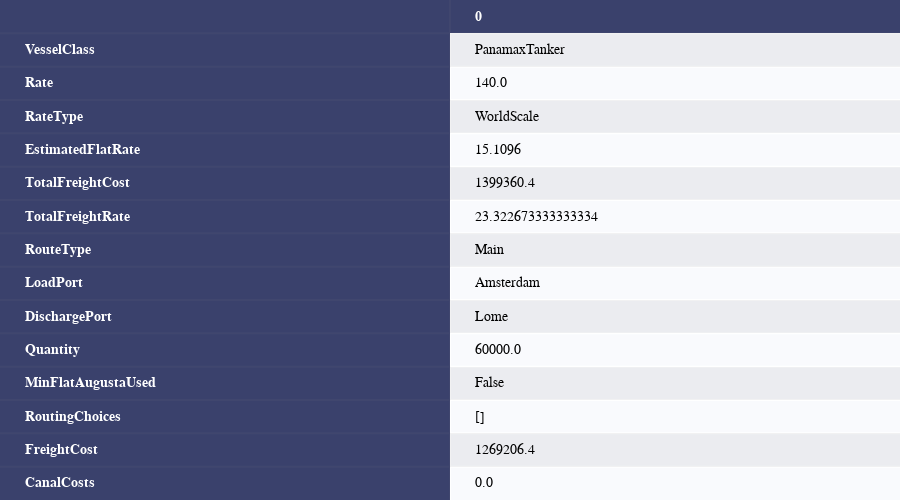

Notebook code for this chart:
### Markdown cell above
#### Get freight rates for specific ports and vessel class
In this example we retrieve today’s freight rate for Clean Panamax Amsterdam - Lome:

### Code cell
from signal_ocean.freight_rates.utils import create_dataframe
from signal_ocean.plots import styled_table, line_chart

amsterdam = fr_api.get_ports(PortFilter(name_like='Amsterdam'))[0]
lome = fr_api.get_ports(PortFilter(name_like='Lome'))[0]
fr = fr_api.get_freight_pricing(load_port_id=amsterdam.id,
                                discharge_port_id=lome.id,
                                vessel_classes=["PanamaxTanker"],
                                is_clean=True)
df = create_dataframe(fr)
styled_table(df.T)

### Figure 1 — Plotly figure (JSON) as saved in the notebook; plotly's stock layout.template omitted (floating-point values rounded to 4 significant figures)
{"data": [{"colorscale": [[0, "#00083e"], [0.5, "#ededee"], [1, "#ffffff"]], "hoverinfo": "none", "opacity": 0.75, "showscale": false, "z": [[0, 0], [0, 0.5], [0, 1], [0, 0.5], [0, 1], [0, 0.5], [0, 1], [0, 0.5], [0, 1], [0, 0.5], [0, 1], [0, 0.5], [0, 1], [0, 0.5], [0, 1]], "type": "heatmap"}], "layout": {"annotations": [{"align": "left", "font": {"color": "#ffffff", "family": "Calibri", "size": 14}, "showarrow": false, "text": "<b></b>", "x": -0.45, "xanchor": "left", "xref": "x", "y": 0, "yref": "y"}, {"align": "left", "font": {"color": "#ffffff", "family": "Calibri", "size": 14}, "showarrow": false, "text": "<b>0</b>", "x": 0.55, "xanchor": "left", "xref": "x", "y": 0, "yref": "y"}, {"align": "left", "font": {"color": "#ffffff", "family": "Calibri", "size": 14}, "showarrow": false, "text": "<b>VesselClass</b>", "x": -0.45, "xanchor": "left", "xref": "x", "y": 1, "yref": "y"}, {"align": "left", "font": {"color": "#000000", "family": "Calibri", "size": 14}, "showarrow": false, "text": "PanamaxTanker", "x": 0.55, "xanchor": "left", "xref": "x", "y": 1, "yref": "y"}, {"align": "left", "font": {"color": "#ffffff", "family": "Calibri", "size": 14}, "showarrow": false, "text": "<b>Rate</b>", "x": -0.45, "xanchor": "left", "xref": "x", "y": 2, "yref": "y"}, {"align": "left", "font": {"color": "#000000", "family": "Calibri", "size": 14}, "showarrow": false, "text": "140.0", "x": 0.55, "xanchor": "left", "xref": "x", "y": 2, "yref": "y"}, {"align": "left", "font": {"color": "#ffffff", "family": "Calibri", "size": 14}, "showarrow": false, "text": "<b>RateType</b>", "x": -0.45, "xanchor": "left", "xref": "x", "y": 3, "yref": "y"}, {"align": "left", "font": {"color": "#000000", "family": "Calibri", "size": 14}, "showarrow": false, "text": "WorldScale", "x": 0.55, "xanchor": "left", "xref": "x", "y": 3, "yref": "y"}, {"align": "left", "font": {"color": "#ffffff", "family": "Calibri", "size": 14}, "showarrow": false, "text": "<b>EstimatedFlatRate</b>", "x": -0.45, "xanchor": "left", "xref": "x", "y": 4, "yref": "y"}, {"align": "left", "font": {"color": "#000000", "family": "Calibri", "size": 14}, "showarrow": false, "text": "15.1096", "x": 0.55, "xanchor": "left", "xref": "x", "y": 4, "yref": "y"}, {"align": "left", "font": {"color": "#ffffff", "family": "Calibri", "size": 14}, "showarrow": false, "text": "<b>TotalFreightCost</b>", "x": -0.45, "xanchor": "left", "xref": "x", "y": 5, "yref": "y"}, {"align": "left", "font": {"color": "#000000", "family": "Calibri", "size": 14}, "showarrow": false, "text": "1399360.4", "x": 0.55, "xanchor": "left", "xref": "x", "y": 5, "yref": "y"}, {"align": "left", "font": {"color": "#ffffff", "family": "Calibri", "size": 14}, "showarrow": false, "text": "<b>TotalFreightRate</b>", "x": -0.45, "xanchor": "left", "xref": "x", "y": 6, "yref": "y"}, {"align": "left", "font": {"color": "#000000", "family": "Calibri", "size": 14}, "showarrow": false, "text": "23.322673333333334", "x": 0.55, "xanchor": "left", "xref": "x", "y": 6, "yref": "y"}, {"align": "left", "font": {"color": "#ffffff", "family": "Calibri", "size": 14}, "showarrow": false, "text": "<b>RouteType</b>", "x": -0.45, "xanchor": "left", "xref": "x", "y": 7, "yref": "y"}, {"align": "left", "font": {"color": "#000000", "family": "Calibri", "size": 14}, "showarrow": false, "text": "Main", "x": 0.55, "xanchor": "left", "xref": "x", "y": 7, "yref": "y"}, {"align": "left", "font": {"color": "#ffffff", "family": "Calibri", "size": 14}, "showarrow": false, "text": "<b>LoadPort</b>", "x": -0.45, "xanchor": "left", "xref": "x", "y": 8, "yref": "y"}, {"align": "left", "font": {"color": "#000000", "family": "Calibri", "size": 14}, "showarrow": false, "text": "Amsterdam", "x": 0.55, "xanchor": "left", "xref": "x", "y": 8, "yref": "y"}, {"align": "left", "font": {"color": "#ffffff", "family": "Calibri", "size": 14}, "showarrow": false, "text": "<b>DischargePort</b>", "x": -0.45, "xanchor": "left", "xref": "x", "y": 9, "yref": "y"}, {"align": "left", "font": {"color": "#000000", "family": "Calibri", "size": 14}, "showarrow": false, "text": "Lome", "x": 0.55, "xanchor": "left", "xref": "x", "y": 9, "yref": "y"}, {"align": "left", "font": {"color": "#ffffff", "family": "Calibri", "size": 14}, "showarrow": false, "text": "<b>Quantity</b>", "x": -0.45, "xanchor": "left", "xref": "x", "y": 10, "yref": "y"}, {"align": "left", "font": {"color": "#000000", "family": "Calibri", "size": 14}, "showarrow": false, "text": "60000.0", "x": 0.55, "xanchor": "left", "xref": "x", "y": 10, "yref": "y"}, {"align": "left", "font": {"color": "#ffffff", "family": "Calibri", "size": 14}, "showarrow": false, "text": "<b>MinFlatAugustaUsed</b>", "x": -0.45, "xanchor": "left", "xref": "x", "y": 11, "yref": "y"}, {"align": "left", "font": {"color": "#000000", "family": "Calibri", "size": 14}, "showarrow": false, "text": "False", "x": 0.55, "xanchor": "left", "xref": "x", "y": 11, "yref": "y"}, {"align": "left", "font": {"color": "#ffffff", "family": "Calibri", "size": 14}, "showarrow": false, "text": "<b>RoutingChoices</b>", "x": -0.45, "xanchor": "left", "xref": "x", "y": 12, "yref": "y"}, {"align": "left", "font": {"color": "#000000", "family": "Calibri", "size": 14}, "showarrow": false, "text": "[]", "x": 0.55, "xanchor": "left", "xref": "x", "y": 12, "yref": "y"}, {"align": "left", "font": {"color": "#ffffff", "family": "Calibri", "size": 14}, "showarrow": false, "text": "<b>FreightCost</b>", "x": -0.45, "xanchor": "left", "xref": "x", "y": 13, "yref": "y"}, {"align": "left", "font": {"color": "#000000", "family": "Calibri", "size": 14}, "showarrow": false, "text": "1269206.4", "x": 0.55, "xanchor": "left", "xref": "x", "y": 13, "yref": "y"}, {"align": "left", "font": {"color": "#ffffff", "family": "Calibri", "size": 14}, "showarrow": false, "text": "<b>CanalCosts</b>", "x": -0.45, "xanchor": "left", "xref": "x", "y": 14, "yref": "y"}, {"align": "left", "font": {"color": "#000000", "family": "Calibri", "size": 14}, "showarrow": false, "text": "0.0", "x": 0.55, "xanchor": "left", "xref": "x", "y": 14, "yref": "y"}], "height": 500, "margin": {"b": 0, "l": 0, "r": 0, "t": 0}, "xaxis": {"dtick": 1, "gridwidth": 2, "showticklabels": false, "tick0": -0.5, "ticks": "", "zeroline": false}, "yaxis": {"autorange": "reversed", "dtick": 1, "gridwidth": 2, "showticklabels": false, "tick0": 0.5, "ticks": "", "zeroline": false}, "width": 900}}
